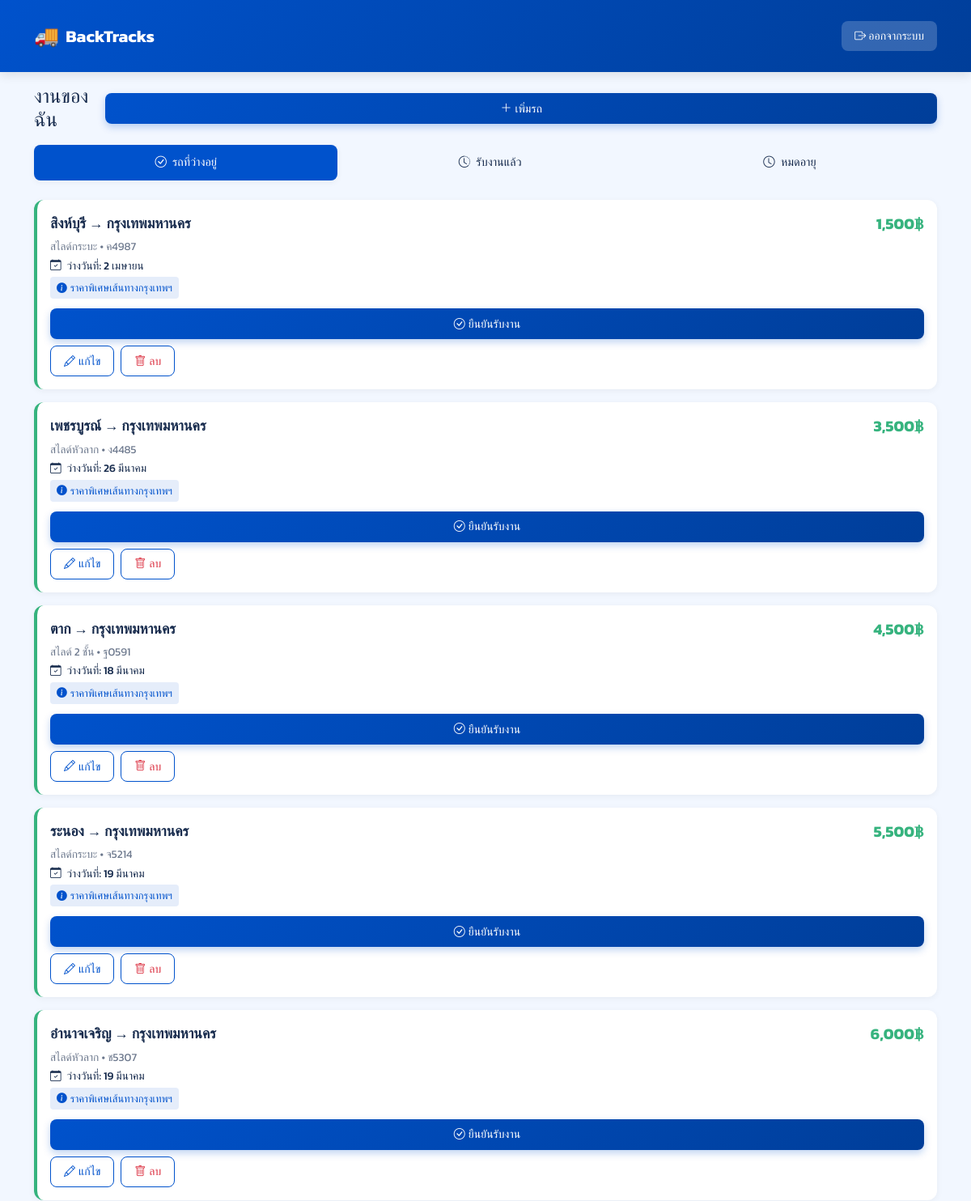
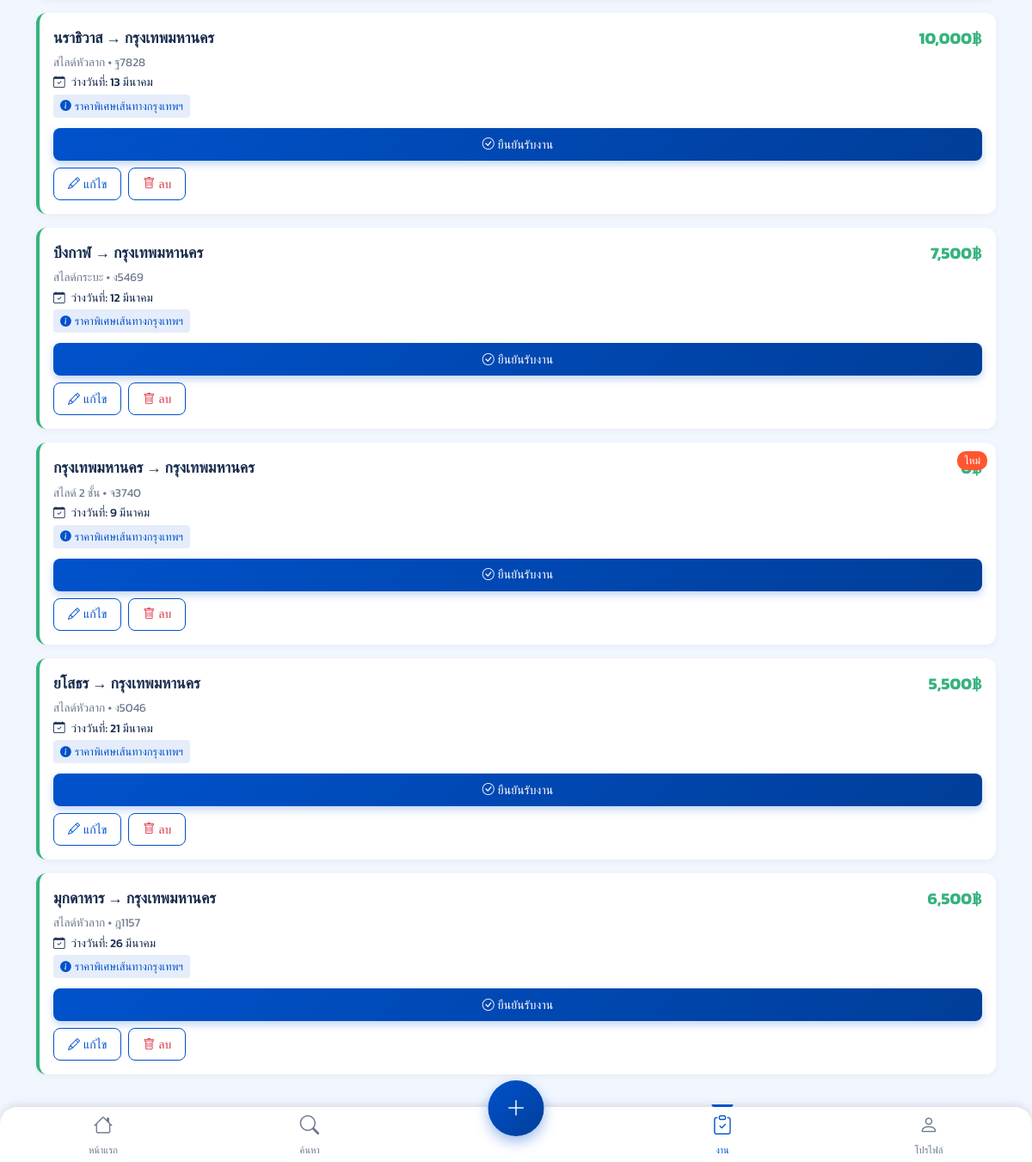
The app's page /my_jobs (signed in) with its own data (2 pictures, top to bottom).
### app.py (models this page shows)
class Truck(db.Model):
    id = db.Column(db.Integer, primary_key=True)
    user_id = db.Column(db.Integer, db.ForeignKey('user.id'), nullable=False)
    plate = db.Column(db.String(10), nullable=False)
    truck_type = db.Column(db.String(20), default="สไลด์หัวลาก", nullable=False)
    start = db.Column(db.String(50), nullable=False)
    dest = db.Column(db.String(50), nullable=False)
    return_date = db.Column(db.String(20), nullable=False)
    price = db.Column(db.Integer, nullable=False)
    lat = db.Column(db.Float, nullable=False)
    lon = db.Column(db.Float, nullable=False)
    is_confirmed = db.Column(db.Boolean, default=False)
    is_expired = db.Column(db.Boolean, default=False)
    created_at = db.Column(db.DateTime, default=datetime.now)
    updated_at = db.Column(db.DateTime, default=datetime.now, onupdate=datetime.now)
    review_count = db.Column(db.Integer, default=0)
    rating = db.Column(db.Float, default=0)

### app.py (the view)
@app.route("/my_jobs")
@login_required
def my_jobs():
    my_trucks = Truck.query.filter_by(user_id=current_user.id).order_by(Truck.id.desc()).all() or []
    for truck in my_trucks:
        truck.is_new = is_new_job(truck.return_date)
        truck.is_expired = is_expired_job(truck.return_date)
    return render_template("my_jobs.html", trucks=my_trucks, provinces=provinces)

### app.py (called while the page is built)
def is_bangkok_area(location):
    return location == "กรุงเทพมหานคร" or location.startswith("เขต")

def format_thai_date(date_str):
    thai_months = {
        1: "มกราคม", 2: "กุมภาพันธ์", 3: "มีนาคม", 4: "เมษายน", 5: "พฤษภาคม", 6: "มิถุนายน",
        7: "กรกฎาคม", 8: "สิงหาคม", 9: "กันยายน", 10: "ตุลาคม", 11: "พฤศจิกายน", 12: "ธันวาคม"
    }
    date_obj = datetime.strptime(date_str, "%Y-%m-%d")
    return f"{date_obj.day} {thai_months[date_obj.month]}"

@app.template_filter('thai_date')
def thai_date_filter(date_str):
    return format_thai_date(date_str)

@app.template_filter('is_bangkok_area')
def is_bangkok_area_filter(location):
    return is_bangkok_area(location)

def is_new_job(return_date):
    try:
        return_date_obj = datetime.strptime(return_date, "%Y-%m-%d")
        now = datetime.now()
        days_diff = (return_date_obj - now).days
        return 0 <= days_diff <= 1
    except:
        return False

def is_expired_job(return_date):
    return_date_obj = datetime.strptime(return_date, "%Y-%m-%d")
    now = datetime.now()
    return (return_date_obj - now).days < 0

@login_manager.user_loader
def load_user(user_id):
    return db.session.get(User, int(user_id))

@app.context_processor
def utility_processor():
    return {
        'is_bangkok_area': is_bangkok_area
    }

### templates/my_jobs.html (shortened to what this page needs)
{% extends "base.html" %}
{% block content %}
<div class="container">
    <div class="d-flex justify-content-between align-items-center mb-3">
        <h1 class="h4 mb-0">งานของฉัน</h1>
        <a href="{{ url_for('add_truck') }}" class="btn btn-sm btn-primary">
            <i class="bi bi-plus-lg me-1"></i> เพิ่มรถ
        </a>
    </div>
    <div class="job-tabs">
        <ul class="nav nav-pills nav-fill mb-4" id="jobTabs" role="tablist">
            <li class="nav-item" role="presentation">
                <button class="nav-link active" id="active-tab" data-bs-toggle="tab" data-bs-target="#active" type="button" role="tab">
                    <i class="bi bi-check-circle me-1"></i> รถที่ว่างอยู่
                </button>
            </li>
            <li class="nav-item" role="presentation">
                <button class="nav-link" id="booked-tab" data-bs-toggle="tab" data-bs-target="#booked" type="button" role="tab">
                    <i class="bi bi-clock-history me-1"></i> รับงานแล้ว
                </button>
            </li>
            <li class="nav-item" role="presentation">
                <button class="nav-link" id="expired-tab" data-bs-toggle="tab" data-bs-target="#expired" type="button" role="tab">
                    <i class="bi bi-clock me-1"></i> หมดอายุ
                </button>
            </li>
        </ul>
    </div>
    <div class="tab-content" id="jobTabsContent">
        <div class="tab-pane fade show active" id="active" role="tabpanel" aria-labelledby="active-tab">
            {% set active_trucks = trucks|selectattr('is_confirmed', 'eq', false)|selectattr('is_expired', 'eq', false)|list %}
            {% if active_trucks|length > 0 %}
                {% for truck in active_trucks %}
                    <div class="truck-card animate__animated animate__fadeIn {% if truck.is_new %}new-job{% endif %}">
                        <div class="truck-card-header">
                            <div>
                                <div class="truck-route">{{ truck.start }} → {{ truck.dest }}</div>
                                <div class="truck-plate">{{ truck.truck_type }} • {{ truck.plate }}</div>
                                <div class="truck-date">
                                    <i class="bi bi-calendar-check me-1"></i> ว่างวันที่: {{ truck.return_date|thai_date }}
                                </div>
                                {% if truck.start|is_bangkok_area or truck.dest|is_bangkok_area %}
                                <div class="special-price-zone mt-1">
                                    <i class="bi bi-info-circle-fill"></i> ราคาพิเศษเส้นทางกรุงเทพฯ
                                </div>
                                {% endif %}
                            </div>
                            <div class="truck-price">
                                {{ "{:,}".format(truck.price) }}฿
                            </div>
                        </div>
                        <div class="truck-actions">
                            <button onclick="showConfirmDialog('{{ url_for('confirm_truck', truck_id=truck.id) }}', 'ยืนยันรับงาน', 'คุณต้องการยืนยันการรับงานนี้หรือไม่?')" class="btn btn-primary btn-sm">
                                <i class="bi bi-check-circle me-1"></i> ยืนยันรับงาน
                            </button>
                            <a href="{{ url_for('edit_truck', truck_id=truck.id) }}" class="btn btn-outline btn-sm">
                                <i class="bi bi-pencil me-1"></i> แก้ไข
                            </a>
                            <button onclick="showConfirmDialog('{{ url_for('delete_truck', truck_id=truck.id) }}', 'ลบข้อมูลรถ', 'คุณต้องการลบข้อมูลรถคันนี้หรือไม่?')" class="btn btn-outline btn-sm text-danger">
                                <i class="bi bi-trash me-1"></i> ลบ
                            </button>
                        </div>
                    </div>
                {% endfor %}
            {% endif %}
        </div>
            {% set booked_trucks = trucks|selectattr('is_confirmed', 'eq', true)|list %}
            {% set expired_trucks = trucks|selectattr('is_expired', 'eq', true)|selectattr('is_confirmed', 'eq', false)|list %}
    </div>
</div>
{% endblock %}

### static/css/main.css (style rules this page uses)
:root { --primary: #0052CC; --secondary: #00B8D9; --success: #36B37E; --warning: #FFAB00; --danger: #FF5630; --dark: #172B4D; --gray: #6B778C; --light-gray: #DFE1E6; --white: #FFFFFF; --map-bg: #F2F7FF; }
body { margin: 0; padding: 0; background-color: #f5f5f5; color: var(--dark); min-height: 100vh; position: relative; padding-bottom: 70px; }
.btn-primary { display: inline-block; font-weight: 600; text-align: center; white-space: nowrap; vertical-align: middle; border: 1px solid transparent; padding: 12px 20px; font-size: 16px; line-height: 1.5; border-radius: 8px; background-color: var(--primary); color: var(--white); width: 100%; cursor: pointer; transition: all 0.15s ease-in-out; }
.btn-outline { background-color: transparent; border: 1px solid var(--primary); color: var(--primary); }
.truck-card { background-color: var(--white); border-radius: 12px; padding: 15px; margin-bottom: 15px; box-shadow: 0 2px 4px rgba(0, 0, 0, 0.05); border-left: 4px solid var(--success); }
.truck-card-header { display: flex; justify-content: space-between; align-items: flex-start; margin-bottom: 10px; }
.truck-route { font-weight: 600; font-size: 16px; color: var(--dark); }
.truck-price { font-weight: 700; color: var(--success); font-size: 16px; }
.truck-actions { display: flex; gap: 10px; margin-top: 10px; }
.btn-sm { padding: 6px 12px; font-size: 14px; }

### templates/base.html (style rules this page uses)
:root { --primary-color: #0052CC; --primary-light: #E5F0FF; --primary-dark: #003E99; --accent-color: #FF5630; --success-color: #36B37E; --warning-color: #FFAB00; --error-color: #FF5630; --text-dark: #172B4D; --text-light: #6B778C; --bg-light: #F2F7FF; --white: #FFFFFF; --shadow-sm: 0 2px 8px rgba(0, 0, 0, 0.05); --shadow-md: 0 4px 12px rgba(0, 0, 0, 0.1); --shadow-lg: 0 8px 24px rgba(0, 0, 0, 0.12); --rounded-sm: 8px; --rounded-md: 12px; --rounded-lg: 16px; }
body { font-family: 'Kanit', sans-serif; background-color: var(--bg-light); color: var(--text-dark); padding-bottom: 70px; overflow-x: hidden; min-height: 100vh; }
.btn { border-radius: var(--rounded-sm); padding: 0.65rem 1.5rem; font-weight: 500; transition: all 0.3s ease; height: 48px; display: inline-flex; align-items: center; justify-content: center; }
.btn-primary { background: linear-gradient(135deg, var(--primary-color), var(--primary-dark)); border: none; box-shadow: 0 4px 10px rgba(0, 82, 204, 0.25); }
.btn-outline { border: 1px solid var(--primary-color); color: var(--primary-color); background-color: transparent; }
.btn-sm { height: 38px; font-size: 0.875rem; padding: 0.5rem 1rem; }
.truck-card { background-color: white; border-radius: var(--rounded-md); box-shadow: var(--shadow-sm); padding: 1rem; margin-bottom: 1rem; transition: all 0.3s ease; position: relative; border-left: 4px solid var(--success-color); }
.truck-card-header { display: flex; justify-content: space-between; margin-bottom: 0.75rem; }
.truck-route { font-weight: 600; font-size: 1.1rem; margin-bottom: 0.3rem; }
.truck-price { font-weight: 700; color: var(--success-color); font-size: 1.2rem; }
.truck-actions { display: flex; gap: 0.5rem; }
.special-price-zone { display: inline-flex; align-items: center; font-size: 0.8rem; background-color: rgba(0, 82, 204, 0.1); padding: 4px 8px; border-radius: 4px; color: var(--primary-color); margin-top: 0.5rem; }
.special-price-zone i { margin-right: 4px; }

### records on screen
Truck: start "สิงห์บุรี", dest "กรุงเทพมหานคร", truck_type "สไลด์กระบะ", plate "ค4987", return_date|thai_date "2 เมษายน", shows "ราคาพิเศษเส้นทางกรุงเทพฯ", price "1,500"
Truck: start "เพชรบูรณ์", dest "กรุงเทพมหานคร", truck_type "สไลด์หัวลาก", plate "ง4485", return_date|thai_date "26 มีนาคม", shows "ราคาพิเศษเส้นทางกรุงเทพฯ", price "3,500"
Truck: start "ตาก", dest "กรุงเทพมหานคร", truck_type "สไลด์ 2 ชั้น", plate "ฐ0591", return_date|thai_date "18 มีนาคม", shows "ราคาพิเศษเส้นทางกรุงเทพฯ", price "4,500"
Truck: start "ระนอง", dest "กรุงเทพมหานคร", truck_type "สไลด์กระบะ", plate "จ5214", return_date|thai_date "19 มีนาคม", shows "ราคาพิเศษเส้นทางกรุงเทพฯ", price "5,500"
Truck: start "อำนาจเจริญ", dest "กรุงเทพมหานคร", truck_type "สไลด์หัวลาก", plate "ช5307", return_date|thai_date "19 มีนาคม", shows "ราคาพิเศษเส้นทางกรุงเทพฯ", price "6,000"
Truck: start "นราธิวาส", dest "กรุงเทพมหานคร", truck_type "สไลด์หัวลาก", plate "ฐ7828", return_date|thai_date "13 มีนาคม", shows "ราคาพิเศษเส้นทางกรุงเทพฯ", price "10,000"
Truck: start "บึงกาฬ", dest "กรุงเทพมหานคร", truck_type "สไลด์กระบะ", plate "ง5469", return_date|thai_date "12 มีนาคม", shows "ราคาพิเศษเส้นทางกรุงเทพฯ", price "7,500"
Truck: start "กรุงเทพมหานคร", dest "กรุงเทพมหานคร", truck_type "สไลด์ 2 ชั้น", plate "จ3740", return_date|thai_date "9 มีนาคม", shows "ราคาพิเศษเส้นทางกรุงเทพฯ", price "0"
Truck: start "ยโสธร", dest "กรุงเทพมหานคร", truck_type "สไลด์หัวลาก", plate "ง5046", return_date|thai_date "21 มีนาคม", shows "ราคาพิเศษเส้นทางกรุงเทพฯ", price "5,500"
Truck: start "มุกดาหาร", dest "กรุงเทพมหานคร", truck_type "สไลด์หัวลาก", plate "ฎ1157", return_date|thai_date "26 มีนาคม", shows "ราคาพิเศษเส้นทางกรุงเทพฯ", price "6,500"
